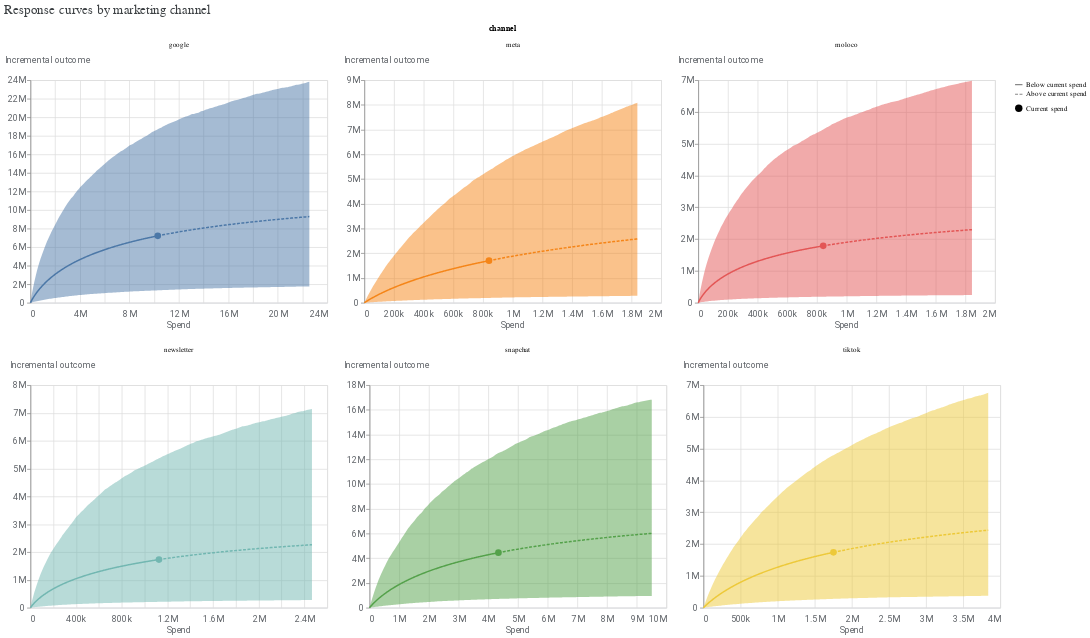

Write notebook code for a chart like this one.
### Code cell
media_effects = visualizer.MediaEffects(mmm, use_kpi=False)

media_effects.plot_response_curves(plot_separately=True)

### Figure 1 — Vega-Lite specification as saved in the notebook (floating-point values rounded to 4 significant figures; data arrays with more than 128 entries replaced by an {"elided": "..."} marker saying what was removed)
{"config": {"view": {"continuousWidth": 300, "continuousHeight": 300}, "axis": {"labelColor": "#5F6368", "labelFont": "Roboto", "labelFontSize": 12, "titleColor": "#5F6368", "titleFont": "Roboto", "titleFontSize": 12, "titleFontWeight": "normal"}}, "data": {"name": "data-694aab6be047887793ac1ca6f861ce22"}, "facet": {"field": "channel", "type": "nominal"}, "spec": {"layer": [{"mark": {"type": "line"}, "encoding": {"color": {"field": "channel", "type": "nominal"}, "strokeDash": {"field": "spend_level", "legend": {"title": null}, "sort": "descending", "type": "nominal"}, "x": {"axis": {"domainColor": "#DADCE0", "labelExpr": "replace(format(datum.value, '.3~s'), 'G', 'B')", "labelPadding": 10, "ticks": false}, "field": "spend", "title": "Spend", "type": "quantitative"}, "y": {"axis": {"labelExpr": "replace(format(datum.value, '.3~s'), 'G', 'B')", "titleAlign": "left", "titleAngle": 0, "titleY": -20}, "field": "mean", "title": "Incremental outcome", "type": "quantitative"}}, "transform": [{"calculate": "datum.spend_multiplier >= 1.0 ? \"Above current spend\" : \"Below current spend\"", "as": "spend_level"}]}, {"mark": {"type": "point", "filled": true, "opacity": 1, "size": 80}, "encoding": {"color": {"field": "channel", "type": "nominal"}, "shape": {"field": "current_spend", "legend": {"title": null}, "type": "nominal"}, "tooltip": [{"field": "spend", "type": "quantitative"}, {"field": "mean", "type": "quantitative"}], "x": {"axis": {"domainColor": "#DADCE0", "labelExpr": "replace(format(datum.value, '.3~s'), 'G', 'B')", "labelPadding": 10, "ticks": false}, "field": "spend", "title": "Spend", "type": "quantitative"}, "y": {"axis": {"labelExpr": "replace(format(datum.value, '.3~s'), 'G', 'B')", "titleAlign": "left", "titleAngle": 0, "titleY": -20}, "field": "mean", "title": "Incremental outcome", "type": "quantitative"}}, "transform": [{"calculate": "datum.spend_multiplier >= 1.0 ? \"Above current spend\" : \"Below current spend\"", "as": "spend_level"}, {"filter": "(datum.spend_multiplier === 1.0)"}]}, {"mark": {"type": "area", "opacity": 0.5}, "encoding": {"color": {"field": "channel", "legend": null, "type": "nominal"}, "x": {"field": "spend", "type": "quantitative"}, "y": {"field": "ci_lo", "type": "quantitative"}, "y2": {"field": "ci_hi"}}, "transform": [{"calculate": "datum.spend_multiplier >= 1.0 ? \"Above current spend\" : \"Below current spend\"", "as": "spend_level"}]}], "width": 400}, "columns": 3, "resolve": {"scale": {"x": "independent", "y": "independent"}}, "title": {"text": "Response curves by marketing channel ", "anchor": "start", "color": "#3C4043", "font": "Google Sans Display", "fontSize": 18, "fontWeight": "normal", "offset": 10}, "$schema": "https://vega.github.io/schema/vega-lite/v5.20.1.json", "datasets": {"data-694aab6be047887793ac1ca6f861ce22": {"elided": "1320 records"}}}
